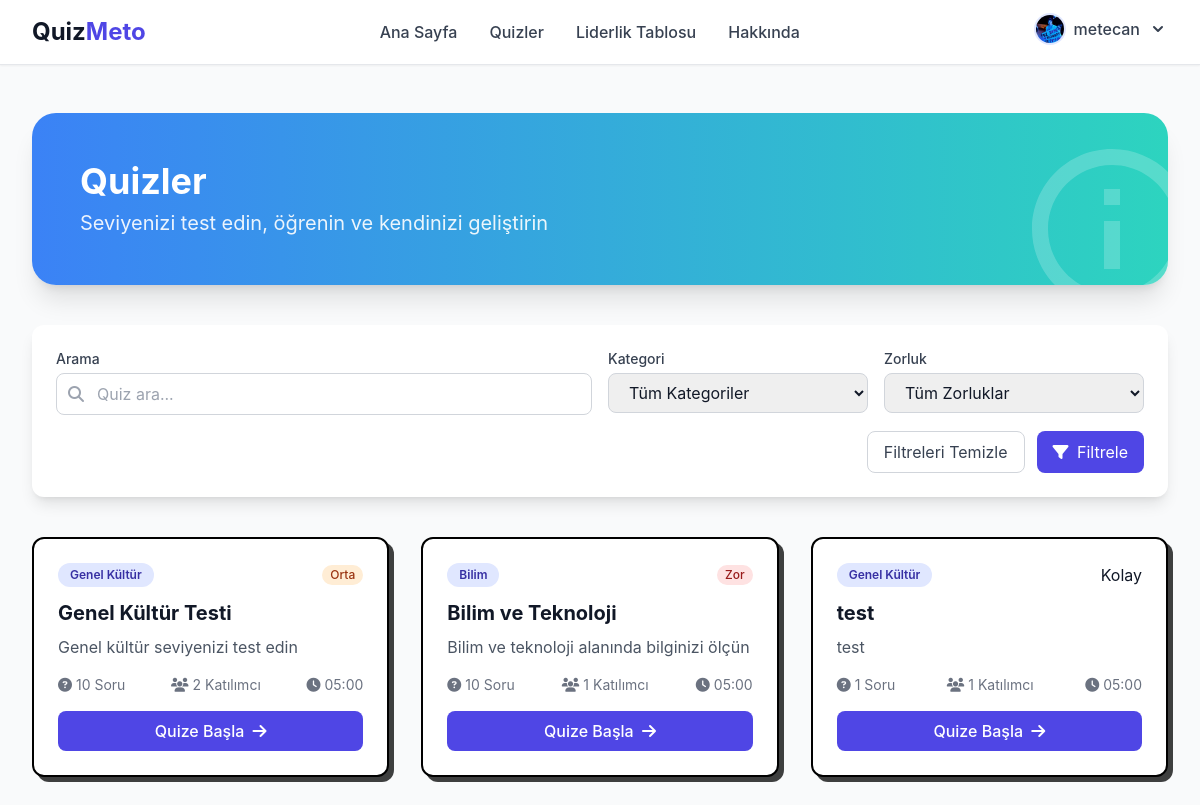
The page /quizzes.php (signed in) on the database its author committed.
### tables this page shows
CREATE TABLE `quizzes` (
  `id` int(11) NOT NULL,
  `title` varchar(100) NOT NULL,
  `description` text DEFAULT NULL,
  `category_id` int(11) DEFAULT NULL,
  `difficulty` enum('kolay','orta','zor') DEFAULT 'orta',
  `time_limit` int(11) DEFAULT 0,
  `question_count` int(11) DEFAULT 0,
  `participants` int(11) DEFAULT 0,
  `created_by` int(11) DEFAULT NULL,
  `created_at` timestamp NOT NULL DEFAULT current_timestamp()
);

CREATE TABLE `categories` (
  `id` int(11) NOT NULL,
  `name` varchar(50) NOT NULL,
  `description` text DEFAULT NULL,
  `icon` varchar(50) DEFAULT NULL
);

### includes/functions.php (called while the page is built, shortened)
<?php
function format_time($seconds) {
    $minutes = floor($seconds / 60);
    $seconds = $seconds % 60;
    return sprintf("%02d:%02d", $minutes, $seconds);
}
function get_site_settings() {
    global $pdo;
    $settings = [];
    try {
        $stmt = $pdo->query("SELECT * FROM settings");
        while ($row = $stmt->fetch()) {
            $settings[$row['setting_key']] = $row['setting_value'];
        }
    } catch (PDOException $e) {
        error_log("Ayarlar alınırken hata: " . $e->getMessage());
    }
    return $settings;
}
?>

### quizzes.php (the view, shortened to what this page needs)
<?php
require_once 'config/db.php';
require_once 'includes/functions.php';
$site_settings = get_site_settings();
$items_per_page = (int)($site_settings['items_per_page'] ?? 12);
$search_query = isset($_GET['search']) ? sanitize_input($_GET['search']) : '';
$page = isset($_GET['page']) ? (int)$_GET['page'] : 1;
$offset = ($page - 1) * $items_per_page;
$conditions = [];
$params = [];
$where_clause = !empty($conditions) ? " WHERE " . implode(" AND ", $conditions) : "";
$order_clause = " ORDER BY q.participants DESC";
$sql = "SELECT q.*, c.name as category_name, COUNT(us.id) as completion_count
        FROM quizzes q
        LEFT JOIN categories c ON q.category_id = c.id
        LEFT JOIN user_scores us ON q.id = us.quiz_id
        $where_clause
        GROUP BY q.id
        $order_clause
        LIMIT $offset, $items_per_page";
$stmt = $pdo->prepare($sql);
$stmt->execute($params);
$quizzes = $stmt->fetchAll();
include 'includes/header.php';
?>
<div class="max-w-7xl mx-auto px-4 sm:px-6 lg:px-8 py-12">
    <div class="bg-gradient-to-r from-blue-500 to-teal-400 rounded-3xl p-8 md:p-12 mb-10 text-white relative overflow-hidden shadow-xl">
        <div class="relative z-10">
            <h1 class="text-3xl md:text-4xl font-bold mb-2">Quizler</h1>
            <p class="text-xl opacity-90 max-w-2xl">Seviyenizi test edin, öğrenin ve kendinizi geliştirin</p>
        </div>
        <div class="absolute -right-10 -bottom-10 opacity-20">
            <svg class="w-48 h-48" fill="currentColor" xmlns="http://www.w3.org/2000/svg" viewBox="0 0 24 24">
                <path d="M11 7h2v2h-2zm0 4h2v6h-2zm1-9C6.48 2 2 6.48 2 12s4.48 10 10 10 10-4.48 10-10S17.52 2 12 2zm0 18c-4.41 0-8-3.59-8-8s3.59-8 8-8 8 3.59 8 8-3.59 8-8 8z"/>
            </svg>
        </div>
    </div>
    <div class="mb-10">
        <form action="quizzes.php" method="get" class="bg-white p-6 rounded-xl shadow-lg">
            <div class="grid grid-cols-1 md:grid-cols-4 gap-4">
                <div class="col-span-1 md:col-span-2">
                    <label for="search" class="block text-sm font-medium text-gray-700 mb-1">Arama</label>
                    <div class="relative">
                        <input type="text" id="search" name="search" placeholder="Quiz ara..." value="<?php echo $search_query; ?>"
                               class="w-full pl-10 pr-4 py-2 border border-gray-300 rounded-lg focus:ring-2 focus:ring-primary-500 focus:border-primary-500">
                        <div class="absolute inset-y-0 left-0 pl-3 flex items-center pointer-events-none">
                        </div>
                    </div>
                </div>
                <div>
                    <label for="category" class="block text-sm font-medium text-gray-700 mb-1">Kategori</label>
                    <select id="category" name="category"
                            class="w-full px-4 py-2 border border-gray-300 rounded-lg focus:ring-2 focus:ring-primary-500 focus:border-primary-500">
                        <option value="0">Tüm Kategoriler</option>
                    </select>
                </div>
                <div>
                    <label for="difficulty" class="block text-sm font-medium text-gray-700 mb-1">Zorluk</label>
                    <select id="difficulty" name="difficulty"
                            class="w-full px-4 py-2 border border-gray-300 rounded-lg focus:ring-2 focus:ring-primary-500 focus:border-primary-500">
                        <option value="">Tüm Zorluklar</option>
                    </select>
                </div>
            </div>
            <div class="mt-4 flex justify-end space-x-3">
                <a href="quizzes.php" class="px-4 py-2 border border-gray-300 rounded-lg text-gray-700 hover:bg-gray-100 transition-colors">
                    Filtreleri Temizle
                </a>
                <button type="submit" class="px-4 py-2 bg-primary-600 text-white rounded-lg hover:bg-primary-700 transition-colors">
                    <i class="fas fa-filter mr-1"></i> Filtrele
                </button>
            </div>
        </form>
    </div>
    <?php if (empty($quizzes)): ?>
        <div class="bg-white rounded-xl p-10 shadow-lg text-center">
            <img src="assets/images/no-quiz.svg" alt="Quiz bulunamadı" class="w-48 h-48 mx-auto mb-4 opacity-75">
            <h3 class="text-xl font-bold text-gray-900 mb-2">Hiç quiz bulunamadı</h3>
            <p class="text-gray-600 mb-6">Arama kriterlerinize uygun quiz bulunamadı. Lütfen farklı filtreler deneyin.</p>
            <a href="quizzes.php" class="px-6 py-2 bg-primary-600 text-white rounded-lg hover:bg-primary-700 transition-colors">
                Tüm Quizleri Göster
            </a>
        </div>
    <?php else: ?>
        <div class="grid grid-cols-1 md:grid-cols-2 lg:grid-cols-3 gap-8">
            <?php foreach ($quizzes as $quiz): ?>
                <div class="bg-white rounded-xl overflow-hidden shadow-lg hover:shadow-xl transition-all duration-300 neo-brutalism">
                    <div class="p-6">
                        <div class="flex items-center justify-between mb-3">
                            <span class="text-xs font-semibold px-3 py-1 bg-primary-100 text-primary-800 rounded-full">
                                <?php echo htmlspecialchars($quiz['category_name']); ?>
                            </span>
                            <span class="difficulty-<?php echo $quiz['difficulty']; ?>">
                                <?php echo ucfirst($quiz['difficulty']); ?>
                            </span>
                        </div>
                        <h3 class="text-xl font-bold mb-2 text-gray-900"><?php echo htmlspecialchars($quiz['title']); ?></h3>
                        <p class="text-gray-600 mb-4 line-clamp-2"><?php echo htmlspecialchars(substr($quiz['description'], 0, 100)) . (strlen($quiz['description']) > 100 ? '...' : ''); ?></p>
                        <div class="flex items-center justify-between text-sm text-gray-500 mb-4">
                            <span class="inline-flex items-center">
                                <i class="fas fa-question-circle mr-1"></i> <?php echo $quiz['question_count']; ?> Soru
                            </span>
                            <span class="inline-flex items-center">
                                <i class="fas fa-users mr-1"></i> <?php echo $quiz['participants']; ?> Katılımcı
                            </span>
                            <?php if ($quiz['time_limit'] > 0): ?>
                                <span class="inline-flex items-center">
                                    <i class="fas fa-clock mr-1"></i> <?php echo format_time($quiz['time_limit']); ?>
                                </span>
                            <?php endif; ?>
                        </div>
                        <a href="quiz.php?id=<?php echo $quiz['id']; ?>" class="block w-full text-center bg-primary-600 hover:bg-primary-700 text-white font-medium py-2 px-4 rounded-lg transition-colors">
                            Quize Başla <i class="fas fa-arrow-right ml-1"></i>
                        </a>
                    </div>
                </div>
            <?php endforeach; ?>
        </div>
    <?php endif; ?>
</div>
<?php include 'includes/footer.php'; ?>

### rows shown on the page
quizzes: category.name "Genel Kültür", difficulty "Orta", title "Genel Kültür Testi", description "Genel kültür seviyenizi test edin", question_count "10", participants "2", time_limit "05:00"
quizzes: category.name "Bilim", difficulty "Zor", title "Bilim ve Teknoloji", description "Bilim ve teknoloji alanında bilginizi ölçün", question_count "10", participants "1", time_limit "05:00"
quizzes: category.name "Genel Kültür", difficulty "Kolay", title "test", description "test", question_count "1", participants "1", time_limit "05:00"

### other values the page prints
$_SESSION['username'] "metecan"
